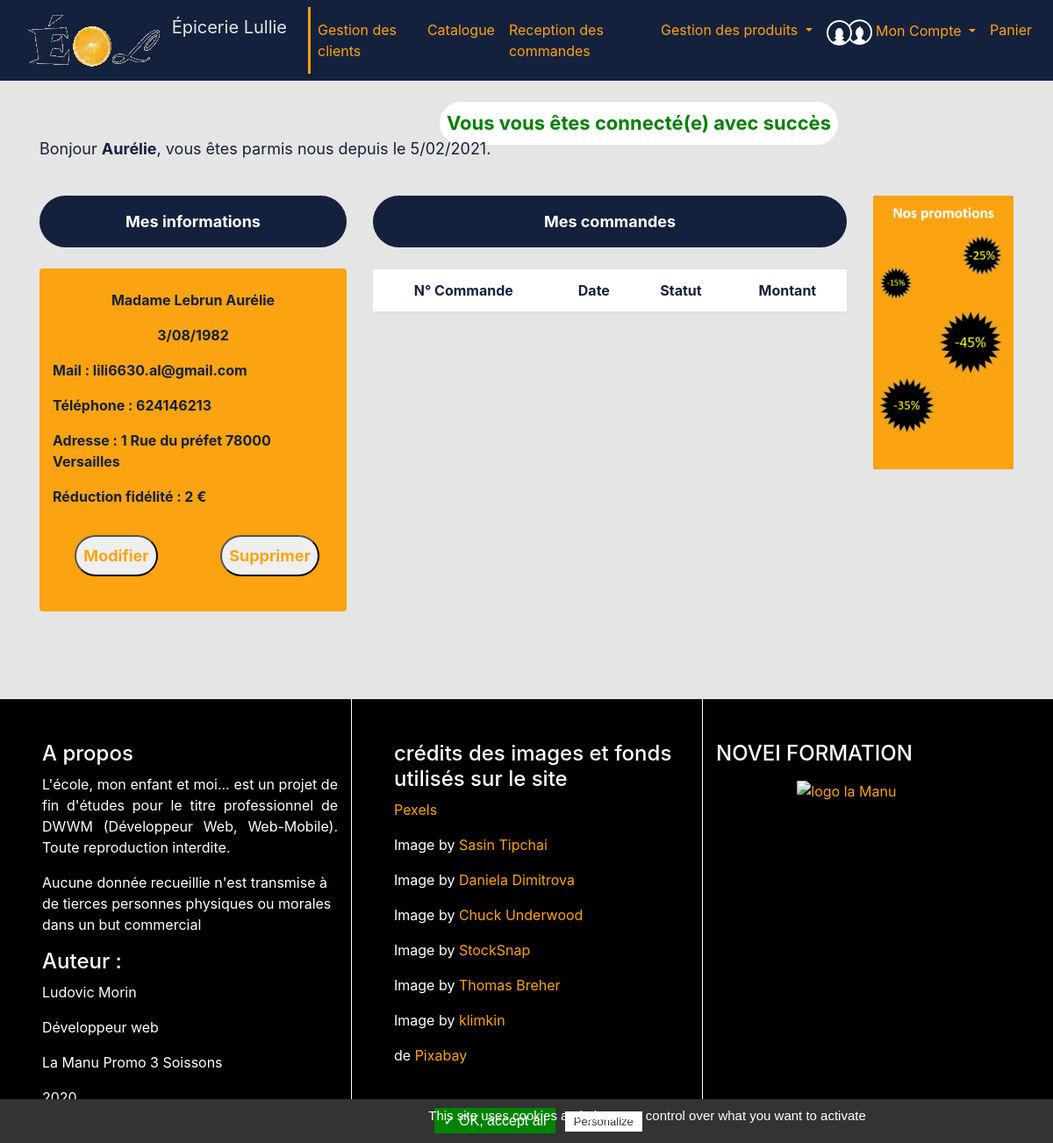
The page /views/userProfile.php (signed in) on the database as committed earlier.
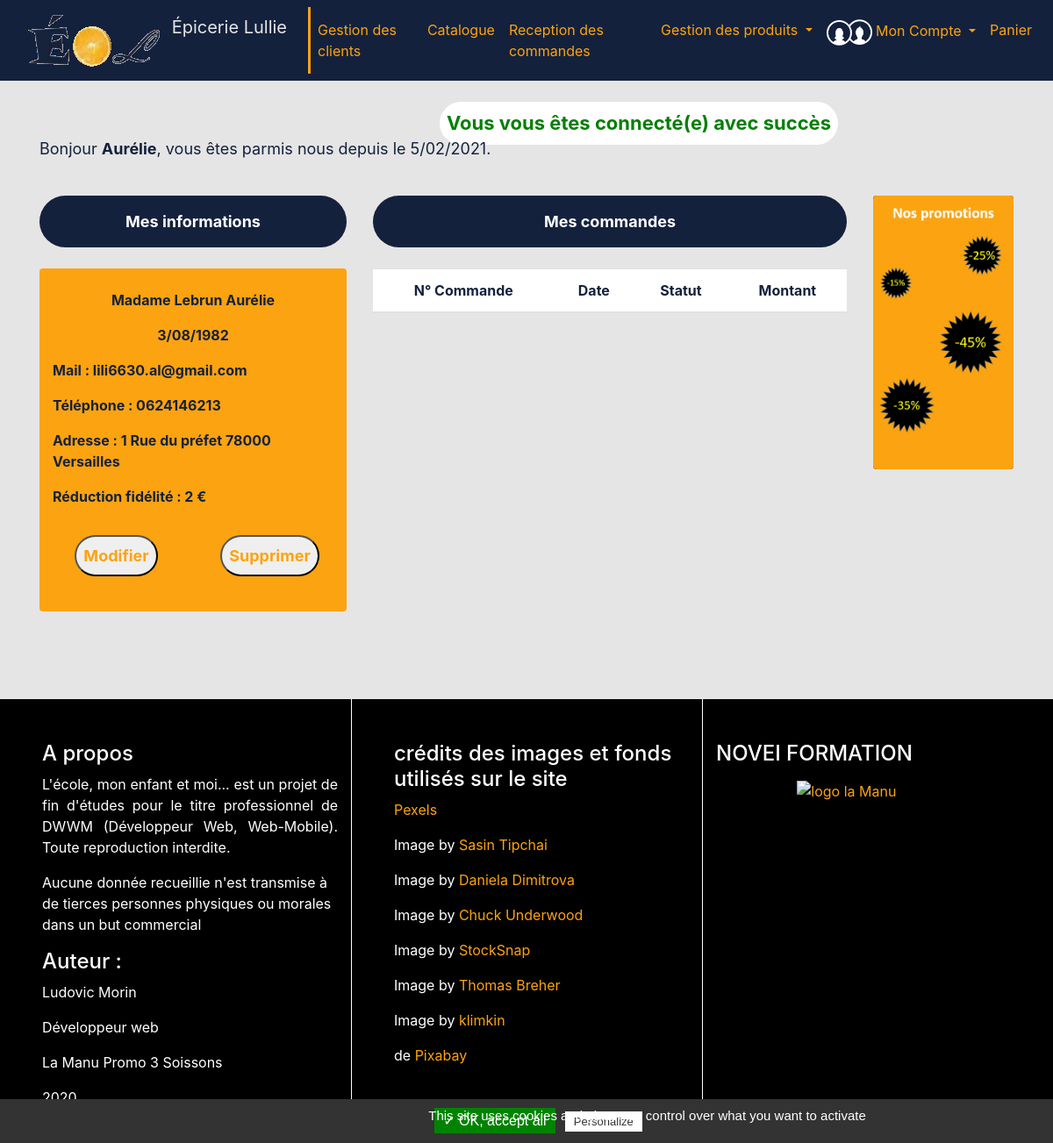
The same page on the database as committed later.
### tables this page shows
CREATE TABLE ll7882_users(
        id                   Int  Auto_increment  NOT NULL ,
        lastname             Varchar (50) NOT NULL ,
        firstname            Varchar (50) NOT NULL ,
        birth_date           Date NOT NULL ,
        email                Varchar (100) NOT NULL ,
        password             Varchar (255) NOT NULL ,
        phone_number         Varchar (10) NOT NULL ,
        adress_number        Int NOT NULL ,
        adress               Varchar (150) NOT NULL ,
        appartment_number    Int ,
        postal_code          Int NOT NULL ,
        city                 Varchar (60) NOT NULL ,
        loyalty_card         Int ,
        registration_date    Date NOT NULL ,
        client_number        Varchar (10) NOT NULL ,
        id_ll7882_roles      Int NOT NULL ,
        id_ll7882_civilities Int NOT NULL
	,CONSTRAINT ll7882_users_PK PRIMARY KEY (id)

	,CONSTRAINT ll7882_users_ll7882_roles_FK FOREIGN KEY (id_ll7882_roles) REFERENCES ll7882_roles(id)
	,CONSTRAINT ll7882_users_ll7882_civilities0_FK FOREIGN KEY (id_ll7882_civilities) REFERENCES ll7882_civilities(id)
);

CREATE TABLE ll7882_civilities(
        id   Int  Auto_increment  NOT NULL ,
        name Varchar (10) NOT NULL
	,CONSTRAINT ll7882_civilities_PK PRIMARY KEY (id)
);

### controllers/userProfileCtrl.php (called while the page is built, shortened)
<?php
if (!isAdmin() && !isClient()) {
  header('location: ../index.php');
  exit();
} else {
  if (isset($_SESSION['user_id']) && $_SESSION['user_id'] > 0){
    $user = new User();
    if ($_SESSION['user_role'] == 1984) {
      $user->id = htmlspecialchars(intval($_SESSION['user_id']));
    } elseif ($_SESSION['user_role'] == 1982 && isset($_GET['id']) && $_GET['id'] > 0) {
      $user->id = htmlspecialchars(intval($_GET['id']));
    } elseif ($_SESSION['user_role'] == 1982) {
      $user->id = htmlspecialchars(intval($_SESSION['user_id']));
    }
    $userProfile = $user->getUserProfile();
  } else {
    header('Location: ../index.php');
    exit();
  }
  if (isset($_SESSION['successMessage'])) {
    $message = $_SESSION['successMessage'];
  }
}
?>

### models/database.php (called while the page is built, shortened)
<?php
class Database {
  public function __construct() {
    try {
      $this->db = new PDO('mysql:host=' . SERVERNAME . ';dbname=' . BDDNAME . ';charset=utf8', USERNAME, PASSWORD);
      return 'connexion ok';
    } catch (PDOException $e) {
      die("Erreur !: " . $e->getMessage());
    }
  }
}
?>

### models/user.php (called while the page is built, shortened)
<?php
class User extends Database {
  public $id;
public function getUserProfile() {
  $query = "SELECT `ll7882_users`.`id`, `ll7882_civilities`.`name` AS `civility`, `lastname`, `firstname`, `birth_date`, DATE_FORMAT(`birth_date`, '%e/%m/%Y') AS `birthDate`, `email`, `password`, `phone_number`, `adress_number`, `adress`, `appartment_number`, `postal_code`, `city`, `client_number`, `registration_date`, DATE_FORMAT(`registration_date`, '%e/%m/%Y') AS `dateFR`, `loyalty_card`
  FROM `ll7882_users`
  INNER JOIN `ll7882_civilities`
  ON `ll7882_civilities`.`id` = `ll7882_users`.`id_ll7882_civilities`
  WHERE `ll7882_users`.`id` = :id";
  $result = $this->db->prepare($query);
  $result->bindValue(':id', $this->id, PDO::PARAM_INT);
  try {
    $result->execute();
    return $result->fetch(PDO::FETCH_OBJ);
  } catch (PDOException $e) {
    die('echec de la connexion : ' . $e->getMessage());
  }
}
}

### views/userProfile.php (the view, shortened to what this page needs)
<?php
require_once '../models/database.php';
require_once '../models/user.php';
require_once '../controllers/userProfileCtrl.php';
?>
<!DOCTYPE html>
<html lang="fr" dir="ltr">
<head>
</head>
<body>
	<?php include "../navbar.php" ?>
	<div class="container">
		<div class="mt-4">
			<?= isset($message) ? '<span class="successMes rounded-pill p-2">'.$message.'</span>' : '' ?>
		</div>
		<div class="row">
			<p class="col-12 userProfileP my-3 py-4"> Bonjour <strong><?= $userProfile->firstname ?></strong>, vous êtes parmis nous depuis le <?= $userProfile->dateFR ?>.</p>
			<div class="col-4">
				<div class="text-center">
					<p class="rounded-pill stik py-3"><strong>Mes informations</strong></p>
				</div>
				<div class="bgUserProfile text-center pb-4 pt-4 mt-4 rounded">
					<p class="col-12 userProfilePInfo"><?= $userProfile->civility.' '.$userProfile->lastname.' '.$userProfile->firstname ?></p>
					<p class="col-12 userProfilePInfo"><?= $userProfile->birthDate ?></p>
					<div class="text-left">
						<p class="col-12 userProfilePInfo">Mail : <?= $userProfile->email ?></p>
						<p class="col-12 userProfilePInfo">Téléphone : <?= $userProfile->phone_number ?></p>
						<p class="col-12 userProfilePInfo">
							Adresse : <?= $userProfile->adress_number.' '.$userProfile->adress ?> <?= $userProfile->postal_code.' '.$userProfile->city ?>
						</p>
						<p class="col-12 userProfilePInfo">Réduction fidélité : <?= $userProfile->loyalty_card ?> €</p>
					</div>
					<div class="col-12 py-3">
						<div class="row">
							<div class="col-6"><button type="submit" name="submit" value="Envoi" class="rounded-pill stickButt p-2"><a href="userProfileUpdate.php">Modifier</a></button></div>
							<div class="col-6"><button type="submit" name="submit" value="Envoi" class="rounded-pill stickButt p-2"><a href="userProfileDelete.php?id=<?= $_SESSION['user_id'] ?>">Supprimer</a></button></div>
						</div>
					</div>
				</div>
			</div>
			<div class="col-6">
				<div class="text-center">
					<p class="rounded-pill stik py-3"><strong>Mes commandes</strong></p>
				</div>
				<table class="table-striped text-center table col-12 mx-auto mt-4">
					<thead>
						<tr class="userProfileTr">
							<th scope="col">N° Commande</th>
							<th scope="col">Date</th>
							<th scope="col">Statut</th>
							<th scope="col">Montant</th>
						</tr>
					</thead>
				</table>
			</div>
			<div class="col-2">
				<img class="w-100 rounded stik" src="../assets/img/promoVertical.jpg" alt="Publicité">
			</div>
		</div>
		<div class="fantom"></div>
	</div>
</body>
</html>

### navbar.php (shortened to what this page needs)
<nav class="navbar navbar-expand-sm naColor mb-2 sticky-top">
   <div class="logoDiv">
  <a class="navbar-brand p-2 LogoName" href="../index.php">
    <img src="../assets/img/CCLogo.png" class="d-inline-block align-top px-2" alt="Logo">
    Épicerie Lullie
  </a>
</div>
<div class="collapse navbar-collapse justify-content-end">
  <ul class="navbar-nav">
    <?php
      if (isset($_SESSION['user_id']) && $_SESSION['user_role'] == 1984){
        ?>
        <li class="nav-item active">
          <a class="nav-link" href="catalogue.php">Catalogue</a>
        </li>
        <li class="nav-item">
          <a class="nav-link" href="cart.php">Panier</a>
        </li>
        <li>
          <div class="nav-item dropdown">
            <a class="nav-link dropdown-toggle" data-toggle="dropdown" href="#" role="button" aria-haspopup="true" aria-expanded="false">
              <img src="../assets/img/loginLogo.png" height="30" alt="log pict">
              Mon Compte
            </a>
            <div class="dropdown-menu">
              <a class="dropdown-item" href="userProfile.php">Mon profil</a>
              <a class="dropdown-item" href="#">Mes commandes</a>
              <div class="dropdown-divider"></div>
              <a class="dropdown-item" href="userLogout.php">Déconnection</a>
            </div>
          </div>
        </li>
      <?php
    }
      elseif (isset($_SESSION['user_id']) && $_SESSION['user_role'] == 1982){
        ?>
        <li class="nav-item">
          <a class="nav-link" href="adminUserList.php">Gestion des clients</a>
        </li>
        <li class="nav-item active">
          <a class="nav-link" href="catalogue.php">Catalogue</a>
        </li>
        <li class="nav-item">
          <a class="nav-link" href="#">Reception des commandes</a>
        </li>
        <li>
         <div class="nav-item dropdown">
          <a class="nav-link dropdown-toggle" data-toggle="dropdown" href="#" role="button" aria-haspopup="true" aria-expanded="false">
            Gestion des produits
          </a>
        </li>
        <li>
         <div class="nav-item dropdown">
          <a class="nav-link dropdown-toggle" data-toggle="dropdown" href="#" role="button" aria-haspopup="true" aria-expanded="false">
            <img src="../assets/img/loginLogo.png" height="30" alt="log pict">
            Mon Compte
          </a>
        </div>
      </li>
      <li class="nav-item">
        <a class="nav-link" href="cart.php">Panier</a>
      </li>
      <?php
    } ?>
  </ul>
</div>
</nav>

### assets/css/style.css (style rules this page uses)
body { background-color: #E5E5E5; }
.successMes { border-radius: 20px / 10px; background-color: white; color: green; font-weight: bold; text-align: center; }
li { list-style: none; }
footer { margin: 0px; z-index: 1000; position: relative; width: 100%; color:white; background-color: black; padding-bottom: 2%; }
.footerRow { margin: 0px; }
footer a { color: #FCA311; }
.naColor { background-color: #14213D; }
.bgUserProfile { background-color: #FCA311; }
.userProfileP { color: #14213D; font-size:large; }
.stik { background-color: #14213D; font-size:large; color: white; }
.stickButt { font-size:large; font-weight: bolder; }
.userProfilePInfo { font-weight: bolder; font-size: medium; color: #14213D; }
.userProfileTr { color: #14213D; background-color: white; }
.fantom { height: 100px; }
a { color: #FCA311; }
.LogoName { color: #E5E5E5 }
.logoDiv { border-right: solid; border-right-color: #FCA311; }
span { position: absolute; cursor:pointer; font-size: 22px; margin-left: 38%; }

Rows that differ between the two databases and show on the page:
changed ll7882_users "Aurélie": phone_number "624146213" → "0624146213"
